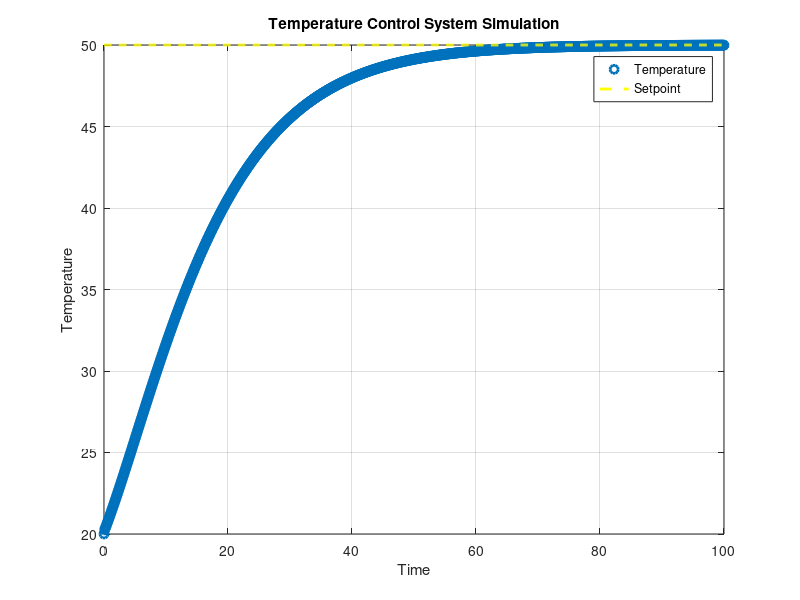

Source code (MATLAB):

Kp = 1;         % Proportional gain
Ki = 0.1;       % Integral gain
Kd = 0.05;      % Derivative gain
tau = 10;       % Time constant of the plant
T_setpoint = 50;   % Setpoint temperature
T_initial = 20;    % Initial temperature


plant = @(t, T, u) (1/tau) * (-T + u);

% Define PID Controller
controller = @(e, e_integral, e_derivative) Kp*e + Ki*e_integral + Kd*e_derivative;

% Simulation parameters
t_span = [0 100];   % Time span
dt = 0.1;           % Time step
t = t_span(1):dt:t_span(2);
T = zeros(size(t));
T(1) = T_initial;
e_integral = 0;
e_prev = 0;

% Simulate the system
for i = 2:length(t)
    % Calculate error
    e = T_setpoint - T(i-1);
    
    % Update integral term
    e_integral = e_integral + e*dt;
    
    % Calculate derivative term
    e_derivative = (e - e_prev) / dt;
    e_prev = e;
    
    % Calculate control signal
    u = controller(e, e_integral, e_derivative);
    
    % Simulate plant dynamics
    [~, T_next] = ode45(@(t, T) plant(t, T, u), [t(i-1) t(i)], T(i-1));
    T(i) = T_next(end);
end

% Plot results
figure;
plot(t, T, 'o', 'LineWidth', 2);
hold on;
plot(t, T_setpoint*ones(size(t)), 'y--', 'LineWidth', 2);
xlabel('Time');
ylabel('Temperature');
legend('Temperature', 'Setpoint');
title('Temperature Control System Simulation');
grid on;
